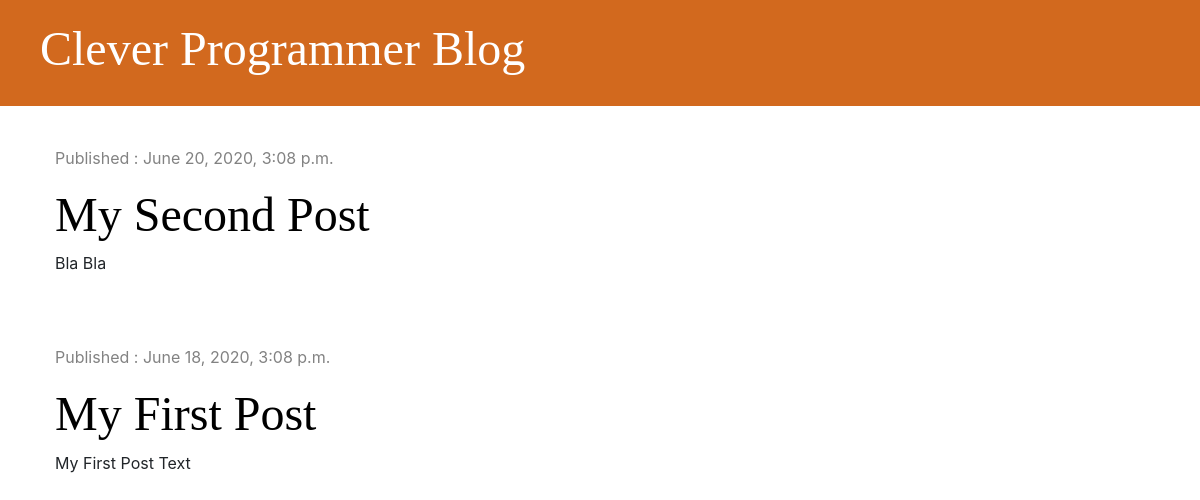
Before: / with the older database file.
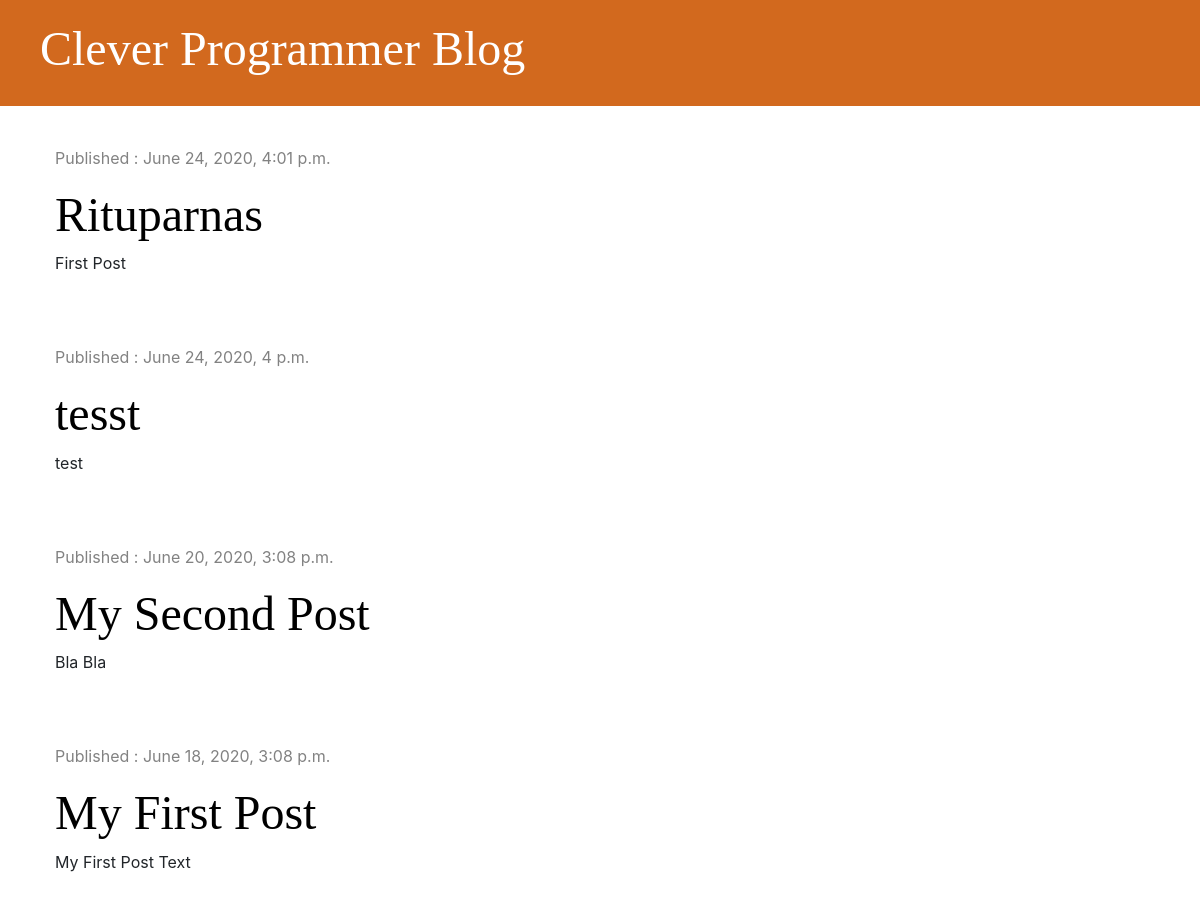
After: the same page with the newer database file.
### blog/models.py (models this page shows, shortened)
class Post(models.Model):
    author = models.ForeignKey('auth.user', on_delete=models.CASCADE)
    title = models.CharField(max_length=200)
    text = models.TextField()
    created_date = models.DateTimeField(default=timezone.now)
    published_date = models.DateTimeField(blank=True, null=True)

### blog/views.py (the view)
# urls.py: path('', views.post_list, name='post_list'),
def post_list(request):
    posts = Post.objects.filter(published_date__lte=timezone.now()).order_by('-published_date')
    stuff_for_frontend = {'posts': posts}
    return render(request, 'blog/post_list.html', stuff_for_frontend)

### blog/templates/blog/post_list.html
{% extends 'blog/base.html' %}
{% block content %}
    {% for post in posts %}
        <div class="post">
            <div class="date">
                <p> Published : {{ post.published_date }}</p>
            </div>
            <h2><a href="{% url 'post_detail' pk=post.pk %}"> {{ post.title }} </a> </h2>
            <p> {{ post.text|linebreaksbr }}</p>
        </div>
    {% endfor %}
{% endblock %}

### blog/templates/blog/base.html (shortened to what this page needs)
{% load static %}
<!DOCTYPE html>
<html lang="en">
<head>
    <link rel="stylesheet" href="https://stackpath.bootstrapcdn.com/bootstrap/4.5.0/css/bootstrap.min.css">
    <link rel="stylesheet" href="{% static 'css/blog.css' %}">
</head>
<body>
<div class="page-header">
    <h1><a href="{% url "post_list" %}">Clever Programmer Blog</a></h1>
</div>
<div class = "content container">
    <div class="row">
        <div class="col-md-8">
            {% block content %}
            {% endblock %}
        </div>
    </div>
</div>
</body>
</html>

### blog/static/css/blog.css (style rules this page uses)
.page-header { background-color: chocolate; padding: 20px 20px 20px 40px; margin-top: 0; }
.page-header h1, .page-header h1 a { color: white; font-size: 36pt; text-decoration: none; }
.content { margin: 40px; }
h1, h2, h3, h4 { font-family: 'Droid Sans', serif; font-size: 48px; }
.date { color: #828282; }
.post { margin-bottom: 70px; }
.post h2 a { color: #000000; }

Changed rows visible on the page:
added Post: published_date "June 24, 2020, 4:01 p.m.", title "Rituparnas", text "First Post"
added Post: published_date "June 24, 2020, 4 p.m.", title "tesst", text "test"
